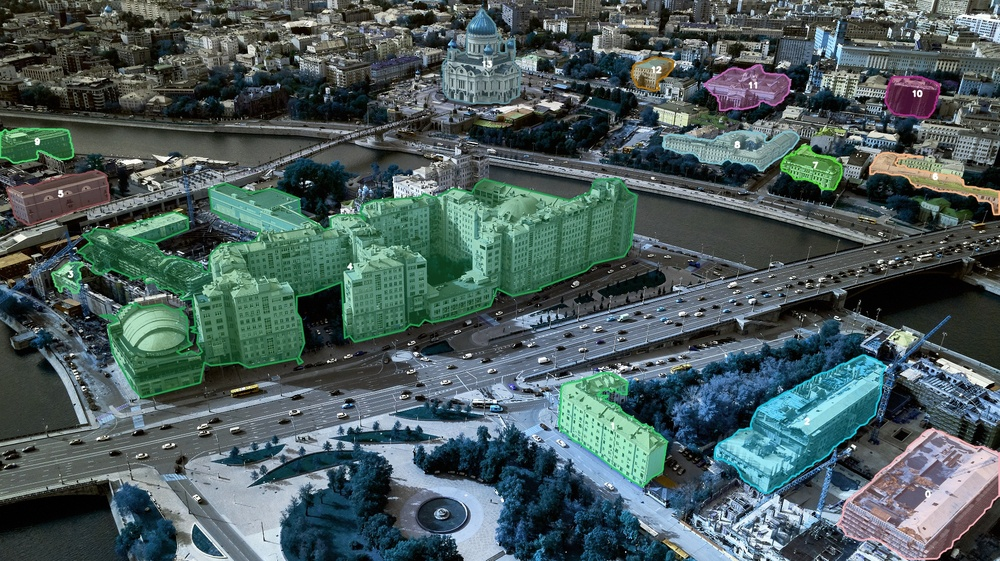
#> input picture MainServer/seg_test3_build.jpg, 1000 x 561 px, shrunk from 1936 x 1087 before the run
$ python -i maskes_service.py   (imports and definitions only)
#> lines starting #> are read from the running program, lines starting #| are printed output that depends on the picture; after the words box and inside, x2 and y2 are one past the last pixel; in counts of white or black regions, pixels touching at a corner belong together
import cv2
import random
import numpy as np
from scipy import ndimage
from shapely.geometry import Polygon, LineString
from shapely.ops import split

import cv2
import numpy as np
from scipy import ndimage
from typing import List

class HandleMaskService:
    @staticmethod
    def process_mask(
        mask_image: np.ndarray,
        min_object_area: int = None,
        area_ratio: float = 0.3,
        epsilon_factor: float = 0.001
    ) -> List[List[List[float]]]:
        h, w = mask_image.shape[:2]
        gray = cv2.cvtColor(mask_image, cv2.COLOR_RGB2GRAY) if len(mask_image.shape) == 3 else mask_image
        _, binary_mask = cv2.threshold(gray, 127, 255, cv2.THRESH_BINARY)
        num_labels, labels, stats, _ = cv2.connectedComponentsWithStats(binary_mask, connectivity=8)

        # Динамический расчёт min_object_area
        if min_object_area is None:
            areas = [stats[i, cv2.CC_STAT_AREA] for i in range(1, num_labels)]
            if not areas:
                return []  # Объектов не найдено
            avg_area = sum(areas) / len(areas)
            # Порог = заданная доля от среднего, но не меньше 50 пикселей
            min_object_area = max(50, int(avg_area * area_ratio))

        # Фильтрация по площади
        clean_mask = np.zeros_like(binary_mask)
        for i in range(1, num_labels):
            if stats[i, cv2.CC_STAT_AREA] >= min_object_area:
                clean_mask[labels == i] = 255

        # Заполнение внутренних дыр
        filled_mask = ndimage.binary_fill_holes(clean_mask > 0).astype(np.uint8) * 255

        # Извлечение контуров
        # CHAIN_APPROX_NONE сохраняет ВСЕ точки контура (вместо SIMPLE)
        contours, _ = cv2.findContours(filled_mask, cv2.RETR_EXTERNAL, cv2.CHAIN_APPROX_NONE)

        polygons = []
        for contour in contours:
            epsilon = epsilon_factor * cv2.arcLength(contour, True)
            approx = cv2.approxPolyDP(contour, epsilon, True)
            points = approx.reshape(-1, 2).tolist()

            # Нормализация координат
            # norm_points = [[round(x / w, 6), round(y / h, 6)] for x, y in points]
            polygons.append(points)

        return polygons

    # [84 lines left out: functions draw_polygons_on_image, split_polygon, not called in this run]

>>> import cv2
>>> picture = cv2.imread('../../../seg_test3_build.jpg', cv2.IMREAD_GRAYSCALE)
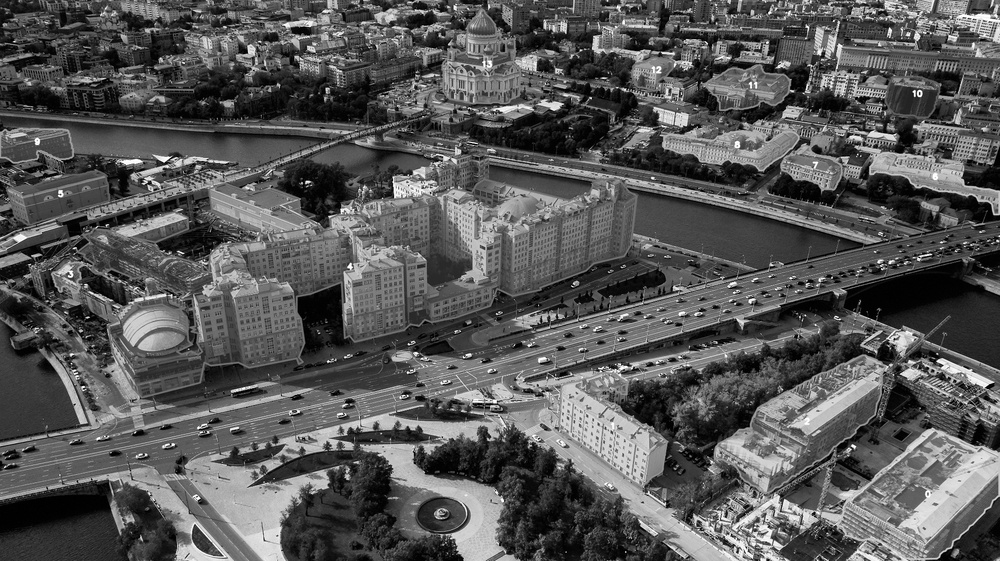
#> picture: shape (561, 1000); min 0, max 255, mean 87.5
>>> result = HandleMaskService().process_mask(picture)
#> in process_mask, `_, binary_mask = cv2.threshold(gray, 127, 255, cv2.THRESH_BINARY)`:
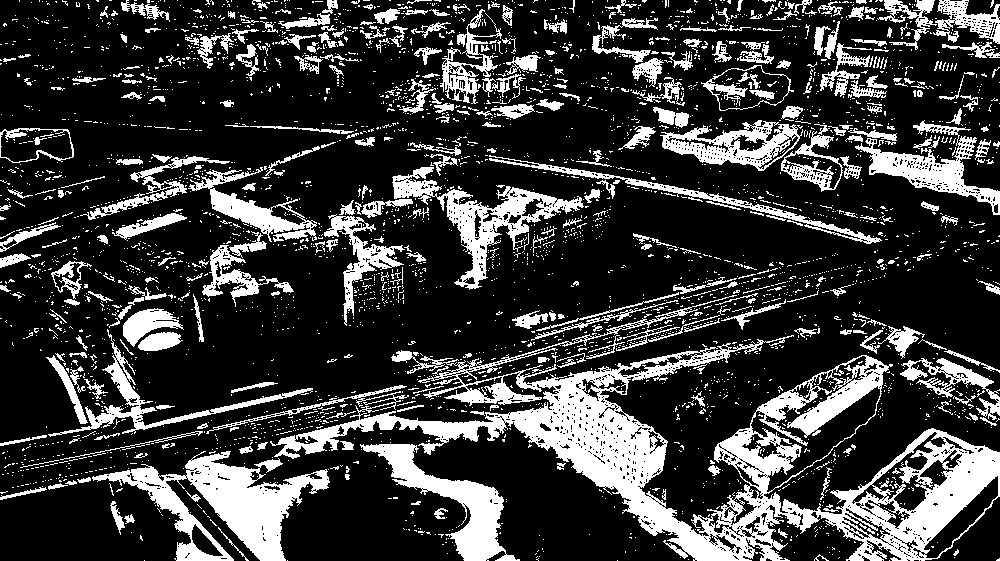
#> binary_mask: shape (561, 1000); 23% white; 3652 white regions (3290 under 20 px), largest, box (x1, y1, x2, y2) and area: (206, 295, 1000, 561) 40564, (92, 451, 330, 561) 9588, (392, 167, 584, 290) 5125
#> in process_mask, `num_labels, labels, stats, _ = cv2.connectedComponentsWithStats(binary..`:
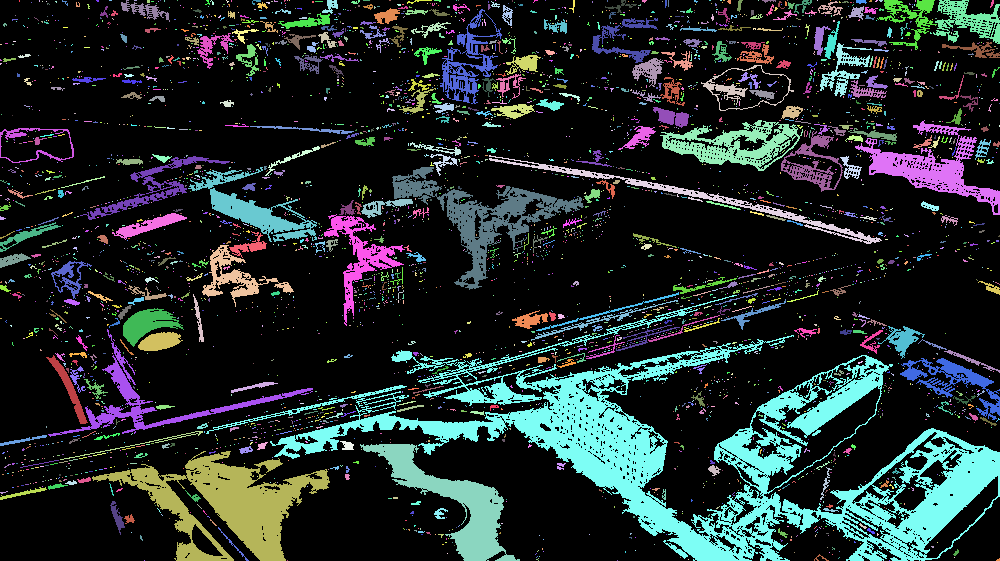
#> labels: shape (561, 1000) int32; 3653 distinct labels, from 0 to 3652; one colour per label, 0 black
#> in process_mask, `num_labels, labels, stats, _ = cv2.connectedComponentsWithStats(binary..`: num_labels = 3653
#> in process_mask, `areas = [stats[i, cv2.CC_STAT_AREA] for i in range(1, num_labels)]`: areas = 3652 values, max 40564 at index 2420, min 1 at index 2, mean 35.3
#> in process_mask, `avg_area = sum(areas) / len(areas)`: avg_area = 35.3
#> in process_mask, `min_object_area = max(50, int(avg_area * area_ratio))`: min_object_area = 50
#> after the loop in process_mask, `for i in range(1, num_labels):`:
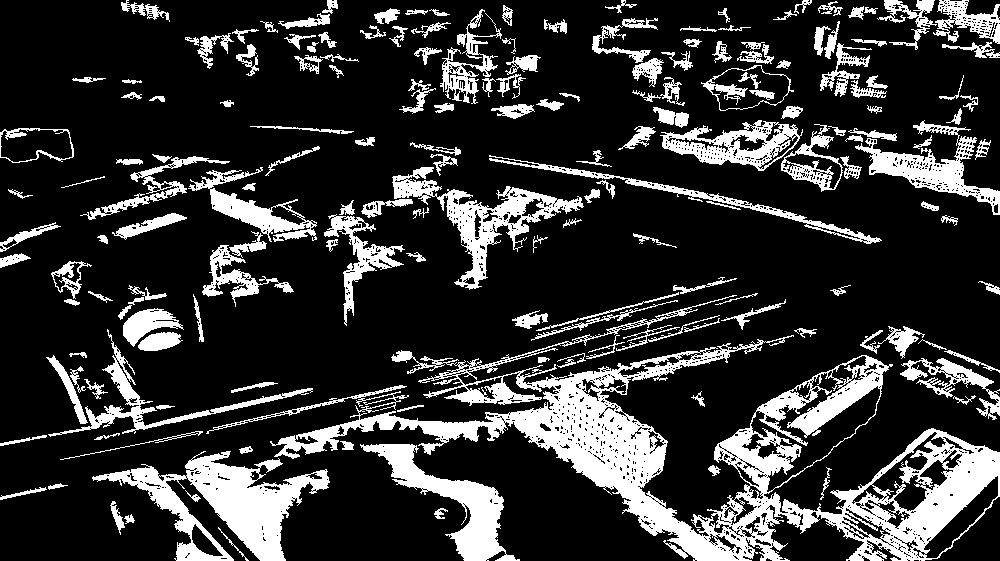
#> clean_mask: shape (561, 1000); 20.1% white; 180 white regions, largest, box (x1, y1, x2, y2) and area: (206, 295, 1000, 561) 40564, (92, 451, 330, 561) 9588, (392, 167, 584, 290) 5125
#> in process_mask, `filled_mask = ndimage.binary_fill_holes(clean_mask > 0).astype(np.uint..`:
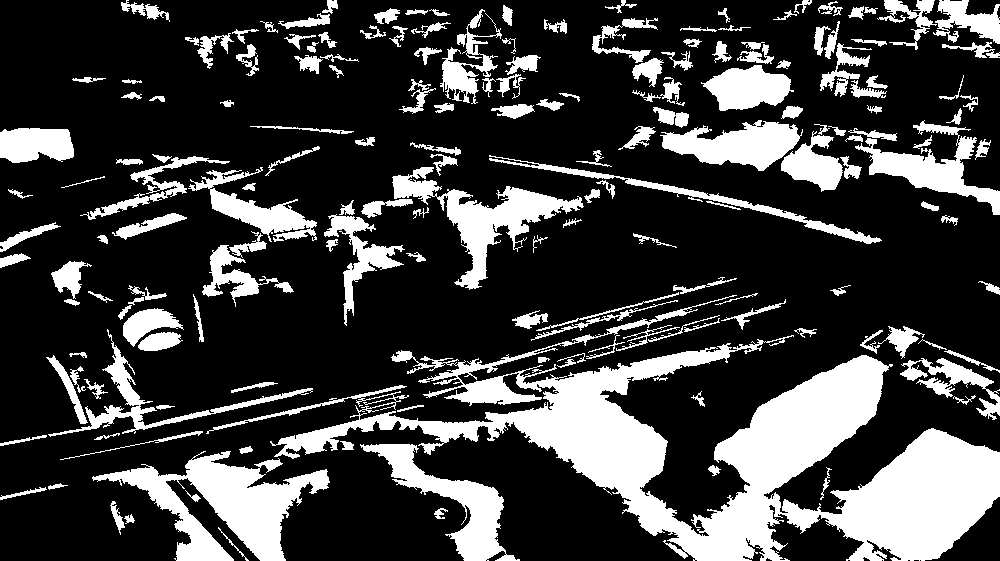
#> filled_mask: shape (561, 1000); 24.7% white; 178 white regions
#> in process_mask, `contours, _ = cv2.findContours(filled_mask, cv2.RETR_EXTERNAL, cv2.CHA..`: contours = 178 contours, 5 with area under 20; largest, box (x1, y1, x2, y2) and area: (206, 295, 1000, 561) 51688, (92, 451, 330, 561) 9778, (392, 167, 584, 290) 5401, (360, 444, 520, 561) 4754, (660, 120, 803, 171) 3868
#> the loop in process_mask, `for contour in contours:` made 178 passes
#> epsilon on passes 1 to 3: 0.1, 0.042, 0.0645
#> after the loop in process_mask, `for contour in contours:`: polygons = 178 items
#> result = 178 items
